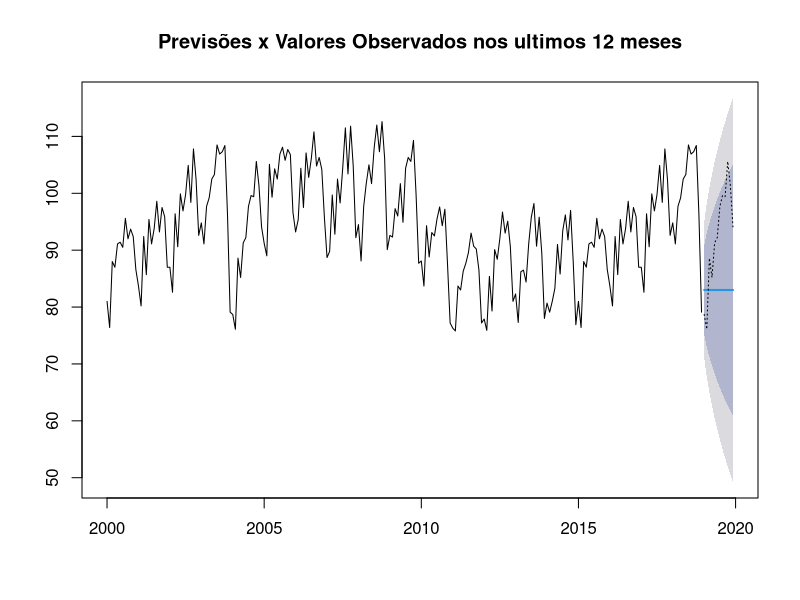

Reproduce this figure in R.
install.packages("forecast")
install.packages("readxl")
install.packages('openxlsx')

library(forecast)
library(readxl)
library(openxlsx)

if(!dir.exists('amortecomentoExpon'))
dados <- read_excel("pim.xlsx")

if(!dir.exists('amortecomentoExpon')){
  dir.create('amortecomentoExpon')
}

serie <- ts(dados, start = c(2000,1), end = c(2019,12), frequency = 12)

treino <- window(serie, end = c(2018,12))
write.xlsx(treino,'amortecomentoExpon/treino.xlsx')
write.csv(treino,'amortecomentoExpon/treino.csv', row.names = FALSE)

validacao <- window(serie, start = c(2019,1))
write.xlsx(validacao,'amortecomentoExpon/validacao.xlsx')
write.csv(validacao,'amortecomentoExpon/validacao.csv', row.names = FALSE)
fit <- ses(treino[,2], h = 12, alpha = 0.8)
write.xlsx(fit,'amortecomentoExpon/fit.xlsx')
write.csv(fit,'amortecomentoExpon/fit.csv', row.names = FALSE)


pdf(file = 'amortecomentoExpon/graficos_previsão_pim.pdf', width = 8, height = 6)

plot(fit, main='Previsões x Valores Observados nos ultimos 12 meses')

lines(validacao[,2], lty=3)

dev.off()
